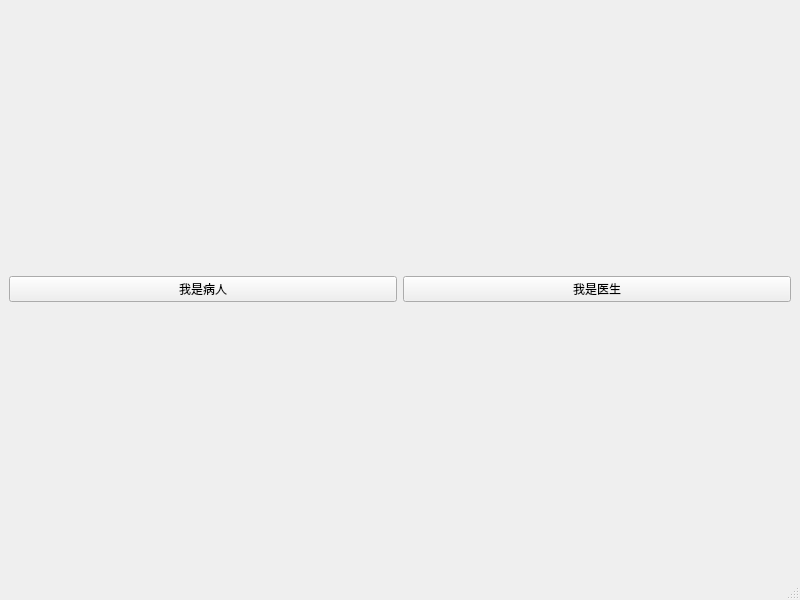
<?xml version="1.0" encoding="UTF-8"?>
<ui version="4.0">
 <class>ChooseIdentity</class>
 <widget class="QMainWindow" name="ChooseIdentity">
  <property name="geometry">
   <rect>
    <x>0</x>
    <y>0</y>
    <width>800</width>
    <height>600</height>
   </rect>
  </property>
  <property name="windowTitle">
   <string>智能医疗系统患者端</string>
  </property>
  <widget class="QWidget" name="centralwidget">
   <layout class="QHBoxLayout" name="horizontalLayout">
    <item>
     <widget class="QPushButton" name="Patient">
      <property name="text">
       <string>我是病人</string>
      </property>
     </widget>
    </item>
    <item>
     <widget class="QPushButton" name="Doctor">
      <property name="text">
       <string>我是医生</string>
      </property>
     </widget>
    </item>
   </layout>
  </widget>
  <widget class="QMenuBar" name="menubar">
   <property name="geometry">
    <rect>
     <x>0</x>
     <y>0</y>
     <width>800</width>
     <height>21</height>
    </rect>
   </property>
  </widget>
  <widget class="QStatusBar" name="statusbar"/>
 </widget>
 <resources/>
 <connections/>
</ui>
